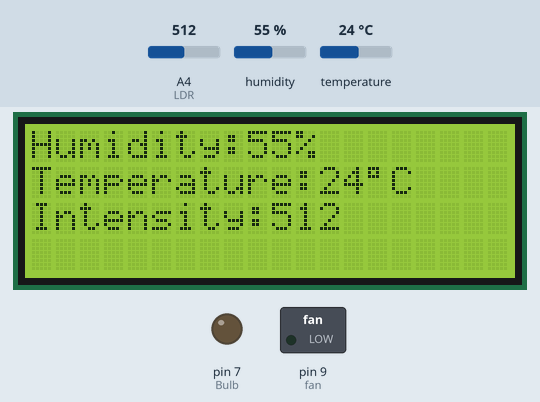
A sketch run on a simulated Arduino Uno, built with avr-gcc and run on an emulated ATmega328P. Shown: 20×4 character LCD, switched loads named in the sketch (green lamp = pin HIGH), output pins drawn as LEDs (lit = HIGH). The test bench sets the inputs (shaded band); at power-on: temperature 24 °C, A4 (LDR) = 512, humidity 55 %. What the sketch prints to the serial monitor is not drawn.

Above: at 1.2 s.
1.3 s: temperature set to 26 °C
At 4.3 s:
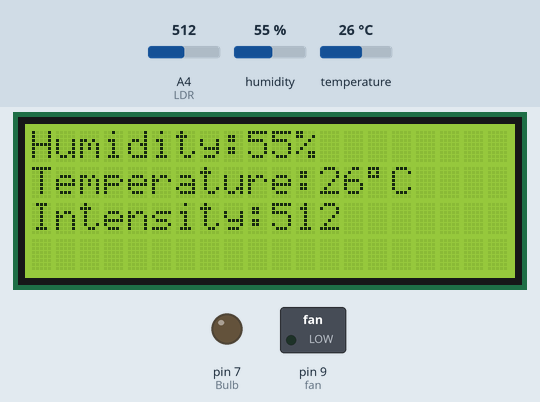
4.6 s: temperature set to 29 °C
At 8.4 s:
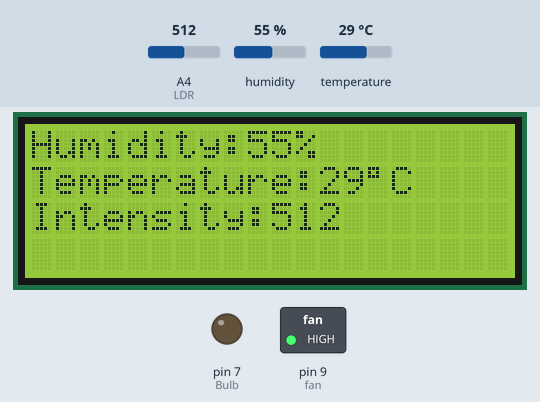
8.7 s: A4 (LDR) set to 159
At 10.4 s:
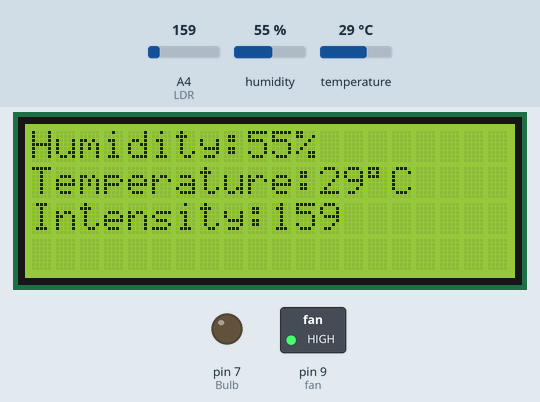
10.7 s: A4 (LDR) set to 136
At 12.5 s:
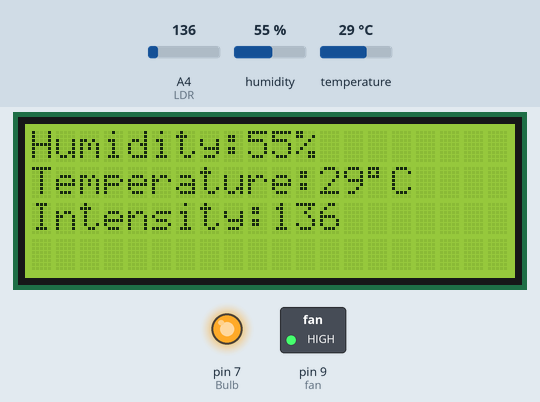
12.8 s: temperature set to 12 °C
At 16.6 s:
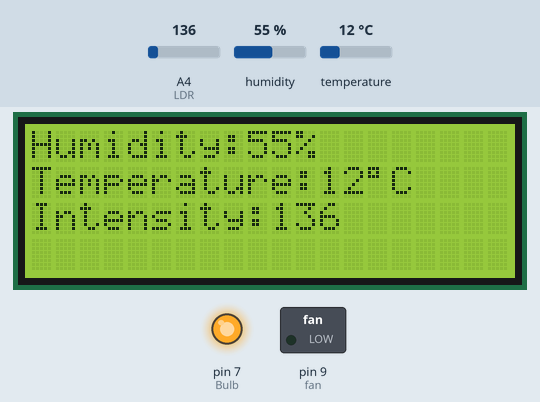
16.9 s: humidity set to 22 %
At 20.9 s:
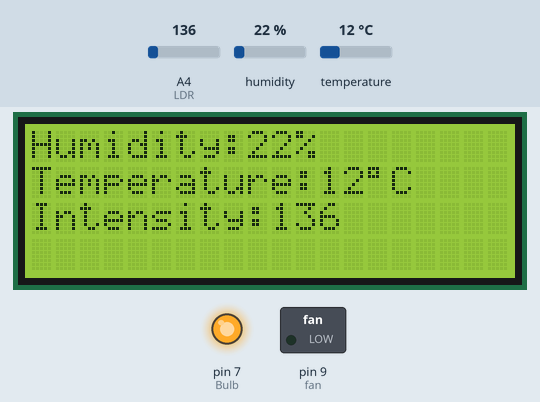
Timing chart, 0 to 22.0 s (numbered marks = the images above; inputs shaded):
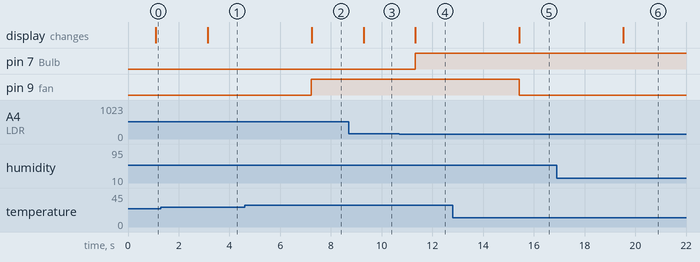

The sketch:

P4_GREEN_HOUSE_MONITORING_SYSTEM.ino
```cpp
#include "DHT.h"
#include<LiquidCrystal.h>
LiquidCrystal lcd(12, 11, 5, 4, 3, 2);
int fan = 9;
int Bulb = 7;
int LDR = A4;

#define DHTPIN 8
#define DHTTYPE DHT11
float h, t;

DHT dht(DHTPIN, DHTTYPE);
int SensorValue=0;

void setup()
{
    Serial.begin(9600);
    lcd.begin(20, 4);
    pinMode(fan, OUTPUT);
    pinMode(Bulb, OUTPUT);
    pinMode(LDR, INPUT);
}

void loop()
{
        HumidityTemp();
        Intensity();
        lcd.clear();
        lcd.setCursor(0, 0);
        lcd.print("Humidity:");
        lcd.print(h);
        lcd.setCursor(11, 0);
        lcd.print("%  ");
        lcd.setCursor(0, 1);
        lcd.print("Temperature:");
        lcd.print(t);
        lcd.setCursor(14, 1);
        lcd.print((char)223);
        lcd.print("C  ");
        lcd.setCursor(0, 2);
        lcd.print("Intensity:");
        lcd.print(SensorValue);

}
void HumidityTemp()
{
        h = dht.readHumidity();
        t = dht.readTemperature();

        Serial.print("Humidity: ");
        Serial.println(h);
        Serial.print(" % ");
        Serial.print("Temperature: ");
        Serial.println(t);
        Serial.print("°C ");
        delay(1000);
        if(t>=28)
         digitalWrite(fan, HIGH);
        else
        digitalWrite(fan, LOW);
}
void Intensity()
{
           SensorValue = analogRead(LDR);
           Serial.print("Intensity: ");
           Serial.println(SensorValue);
           if ( SensorValue <=150)
              digitalWrite(Bulb, HIGH);
           else
              digitalWrite(Bulb, LOW);

}
```

Measured:
- the behaviour switches between 27 and 28 °C on temperature (found by bisection; images 1 and 2)
- the behaviour switches between 151 and 150 on A4 (LDR) (found by bisection; images 3 and 4)
- after the input at 1.3 s, the display: changes after 1.8 s (image 1)
- after the input at 4.6 s, pin 9 (fan): LOW → HIGH after 2.6 s; the display: changes after 2.6 s (image 2)
- after the input at 8.7 s, the display: changes after 0.59 s (image 3)
- after the input at 10.7 s, pin 7 (Bulb): LOW → HIGH after 0.62 s; the display: changes after 0.63 s (image 4)
- after the input at 12.8 s, pin 9 (fan): HIGH → LOW after 2.6 s; the display: changes after 2.6 s (image 5)
- after the input at 16.9 s, the display: changes after 2.6 s (image 6)
